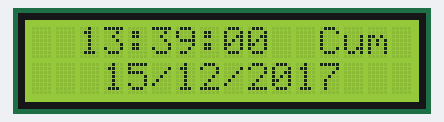
Bench run of a sketch on a simulated Arduino Uno, built with avr-gcc and run on an emulated ATmega328P. On the bench: 16×2 character LCD. The local clock reads 2024-03-15 10:24:30 at power-on unless the sketch sets it.

Above: at 0.1 s.
At 4.1 s:
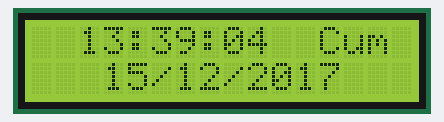
At 9.2 s:
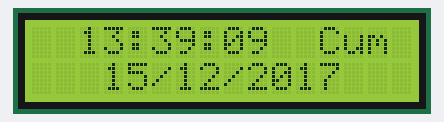
At 19.2 s:
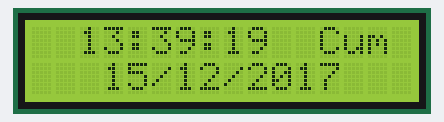
At 28.3 s:
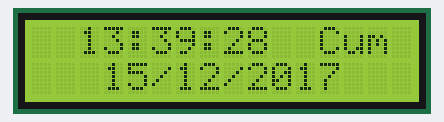
At 38.3 s:
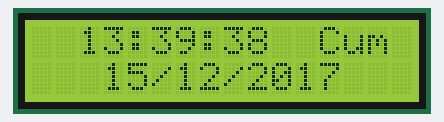

Measured:
- what the display in image 1 shows lasts 1.0 s, from 4.1 s to 5.1 s

The sketch:

.1.2._DS1302_RTC_modul_ile_LCD_ekran_saat_uygulamasi_AYRINTI.ino
```cpp
#include <MyRealTimeClock.h> //kütüphaneler koda eklenir.
#include <Wire.h>
#include <LiquidCrystal.h>

MyRealTimeClock myRTC(2, 3, 4); // CLK=6, DAT=7, RST=8
LiquidCrystal lcd (7, 8, 9, 10, 11, 12); //LCD pin uçları tanımlanır.

//Ç karakteri binary olarak diziye atanır.
byte ce[8] = {
  0b01110,
  0b10001,
  0b10000,
  0b10000,
  0b10000,
  0b10001,
  0b01110,
  0b00100
};

void setup() {
Serial.begin(9600); //seri veri iletişimi başlatılır.

lcd.begin(16, 2); //LCD ekran başlatılır.
Wire.begin(); //Wire kütüphanesi başlatılır.
//şimdiki zamanın aşağıdaki parametrelere doğru şekilde girilmesi gerekir. Format şu şekildedir:
// | saniye 00 | dakika 47 | saat 11 | haftanın kaçıncı günü |gün 13 |  ay 12 | yıl 2017 |
//Bu kod bir defa çalıştırıldıktan sonra, pasif yapılmalıdır. Modülün pili bittiğinde ya da modüle ilk defa tarih ve zaman bilgisi
//yükleneceği zaman kullanılır.
//kodda haftanın günü için 1=pazartesi, salı=2, çarşamba=3, perşembe=4, cuma=5, cumartesi=6, pazar=7 kullanılmalıdır.
myRTC.setDS1302Time(00, 39, 13, 5 , 15, 12, 2017);

// Ç karakteri oluşturulur
lcd.createChar(5, ce);
}

void loop() {
// Zaman için değişken güncellemesi yapılır ve bilgilere erişim izni verilir.
myRTC.updateTime();
lcd.setCursor(2,0); //2.sütun, 1. satırdan itibaren yazmaya başlar.
lcd.print(myRTC.hours); // saat yazdırılır
lcd.print(":");
if (myRTC.minutes < 10)  //10 dan küçük dakikalar tek basamaklı gösterildiği için, 10 dan //küçük dakikaların başına 0 eklenir ve 2 basamaklı yapılır.
{
lcd.print("0");
}
lcd.print(myRTC.minutes); // dakika yazdırılır
lcd.print(":");
if (myRTC.seconds < 10) //10 dan küçük saniyeler tek basamaklı gösterildiği için, 10 dan //küçük saniyelerin başına 0 eklenir ve 2 basamaklı yapılır.
{
lcd.print("0");
}
lcd.print(myRTC.seconds); // saniye yazdırılır
lcd.print("  "); //2 karakter boşluk verilir.
haftaningunu(myRTC.dayofweek); //aşağıda oluşturulan fonksiyona sayı değeri olarak 1-7 //arası haftanın gün değeri yollanır.

lcd.setCursor(3,1); //3.sütun, 2. satırdan itibaren yazmaya başlar.
lcd.print(myRTC.dayofmonth); // gün yazdırılır
lcd.print("/");
lcd.print(myRTC.month); // ay yazdırılır
lcd.print("/");
lcd.print(myRTC.year); // Yıl yazdırılır
lcd.print(" ");
delay(1000); //1 saniye beklenir.
}

void haftaningunu(int gun) //yukarıdaki fonksiyondan gelen değere göre gün LCD ekranda //yazdırılır.
{
switch (gun)
{
case 1:
lcd.print("Pzt"); //
break;
case 2:
lcd.print("Sal");
break;
case 3:
lcd.write((byte)5);  //Ç harfi Türkçe karakter yazdırılır.
lcd.print("ar");
break;
case 4:
lcd.print("Per");
break;
case 5:
lcd.print("Cum");
break;
case 6:
lcd.print("Cmt");
break;
case 7:
lcd.print("Paz");
break;
}
}
```
